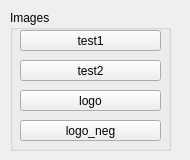
<?xml version="1.0" encoding="UTF-8"?>
<ui version="4.0">
 <class>TestWindow</class>
 <widget class="QMainWindow" name="TestWindow">
  <property name="geometry">
   <rect>
    <x>0</x>
    <y>0</y>
    <width>190</width>
    <height>160</height>
   </rect>
  </property>
  <property name="windowTitle">
   <string>MainWindow</string>
  </property>
  <widget class="QWidget" name="centralwidget">
   <widget class="QGroupBox" name="groupBox">
    <property name="geometry">
     <rect>
      <x>10</x>
      <y>10</y>
      <width>161</width>
      <height>141</height>
     </rect>
    </property>
    <property name="title">
     <string>Images</string>
    </property>
    <widget class="QPushButton" name="btn_test1">
     <property name="geometry">
      <rect>
       <x>10</x>
       <y>20</y>
       <width>141</width>
       <height>21</height>
      </rect>
     </property>
     <property name="text">
      <string>test1</string>
     </property>
    </widget>
    <widget class="QPushButton" name="btn_test2">
     <property name="geometry">
      <rect>
       <x>10</x>
       <y>50</y>
       <width>141</width>
       <height>21</height>
      </rect>
     </property>
     <property name="text">
      <string>test2</string>
     </property>
    </widget>
    <widget class="QPushButton" name="btn_logo">
     <property name="geometry">
      <rect>
       <x>10</x>
       <y>80</y>
       <width>141</width>
       <height>21</height>
      </rect>
     </property>
     <property name="text">
      <string>logo</string>
     </property>
    </widget>
    <widget class="QPushButton" name="btn_logo_neg">
     <property name="geometry">
      <rect>
       <x>10</x>
       <y>110</y>
       <width>141</width>
       <height>21</height>
      </rect>
     </property>
     <property name="text">
      <string>logo_neg</string>
     </property>
    </widget>
   </widget>
  </widget>
 </widget>
 <resources/>
 <connections/>
</ui>
